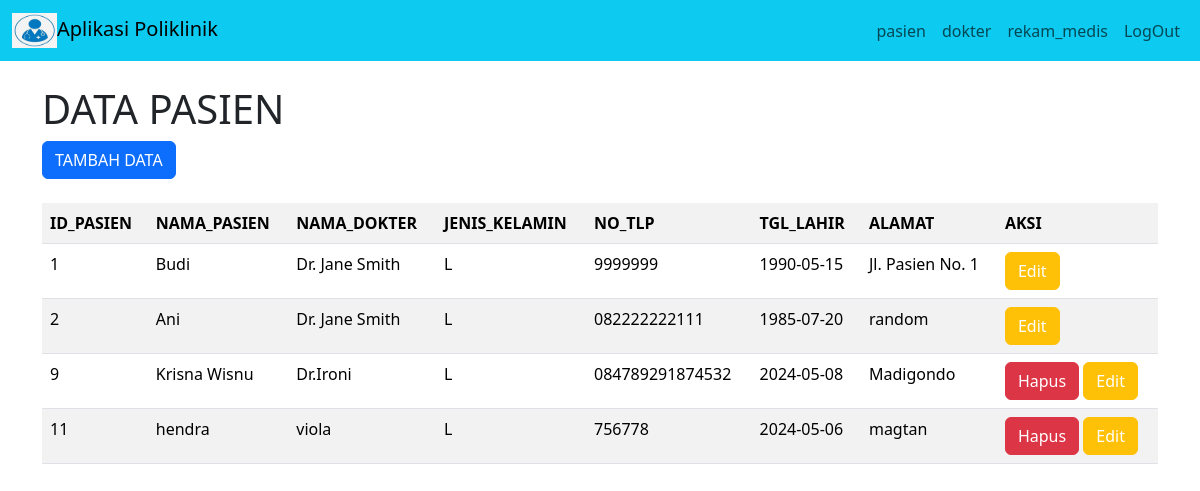
Screenshot of /?page=pasien/index with the database file from the repository.
### tables this page shows
CREATE TABLE `pasien` (
  `id_pasien` int(11) NOT NULL,
  `nama_pasien` varchar(255) DEFAULT NULL,
  `jenis_kelamin` char(1) DEFAULT NULL,
  `no_telp` varchar(15) DEFAULT NULL,
  `tanggal_lahir` date DEFAULT NULL,
  `alamat_pasien` varchar(255) DEFAULT NULL,
  `id_dokter` int(11) DEFAULT NULL
);

CREATE TABLE `dokter` (
  `id_dokter` int(11) NOT NULL,
  `nama_dokter` varchar(255) DEFAULT NULL,
  `spesialis` varchar(900) DEFAULT NULL,
  `no_telp_dokter` varchar(15) DEFAULT NULL,
  `alamat_dokter` varchar(255) DEFAULT NULL
);

### pasien/index.php (the view, shortened to what this page needs)
<?php
include "koneksi.php";
?>
<h1 class="mt-4">DATA PASIEN</h1>
<button class="btn btn-primary"><a href="?page=pasien/tambah" style="color: white;text-decoration:none">TAMBAH DATA</a></button>
<div class="mb-3">
<br>
<table class="table table-striped">
    <tr>
        <th>ID_PASIEN</th>
        <th>NAMA_PASIEN</th>
        <th>NAMA_DOKTER</th>
        <th>JENIS_KELAMIN</th>
        <th>NO_TLP</th>
        <th>TGL_LAHIR</th>
        <th>ALAMAT</th>
        <th>AKSI</th>
    </tr>
    <?php
    $query=mysqli_query($koneksi,"SELECT * FROM pasien");
    while($data=mysqli_fetch_array($query)){
        $id_dokter = $data['id_dokter'];
        $id_pasien = $data['id_pasien'];
    $query_2 = mysqli_query($koneksi, "SELECT * FROM dokter WHERE id_dokter = $id_dokter");
    $data_2 = mysqli_fetch_array($query_2);
    $query_3 = mysqli_query($koneksi, "SELECT * FROM rekammedis WHERE id_pasien = $id_pasien");
    $data_3 = mysqli_fetch_array($query_3);
    ?>
    <tr>
    <td><?php echo $data['id_pasien'] ?></td>
    <td><?php echo $data['nama_pasien'] ?></td>
    <td><?php echo $data_2['nama_dokter'] ?></td>
    <td><?php echo $data['jenis_kelamin'] ?></td>
    <td><?php echo $data['no_telp'] ?></td>
    <td><?php echo $data['tanggal_lahir'] ?></td>
    <td><?php echo $data['alamat_pasien'] ?></td>
    <td>
    <?php if (empty($data_3)) { ?>
      <button class="btn btn-danger"><a style="color: white;text-decoration:none" href="?page=pasien/hapus&id_pasien=<?php echo $data['id_pasien'] ?>">Hapus</a></button>
    <?php } ?>
    <button class="btn btn-warning"><a style="color: white;text-decoration:none" href="?page=pasien/edit&id_pasien=<?php echo $data['id_pasien'] ?>">Edit</a></button>
    </td>
    </tr>
    <?php
    }
    ?>
</table>

### index.php (shortened to what this page needs)
<!doctype html>
<html lang="en">
  <head>
    <link href="https://cdn.jsdelivr.net/npm/bootstrap@5.3.2/dist/css/bootstrap.min.css" rel="stylesheet">
    <nav class="navbar navbar-expand-lg bg-info">
<div class="container-fluid">
    <a class="navbar-brand" href="index.php"> <img src="1.jpg" alt="" width="45" height="35">Aplikasi Poliklinik</a>
    <div class="collapse navbar-collapse" id="navbarSupportedContent">
      <ul class="navbar-nav ms-auto mb-2 mb-lg-0">
        <li class="nav-item">
          <a class="nav-link" href="?page=pasien/index">pasien</a>
        </li>
        <li class="nav-item">
        <a class="nav-link" href="?page=dokter/index">dokter</a>
        </li>
        <li class="nav-item">
        <a class="nav-link" href="?page=rekam_medis/index">rekam_medis</a>
        </li>
        <li class="nav-item">
          <a class="nav-link" href="logout.php">LogOut</a>
        </li>
      </ul>
    </div>
  </div>
</nav>
<div class="container">
<?php
include "isi.php";
?>
</div>
</head>
  <body>
  </body>
</html>

### isi.php (shortened to what this page needs)
<?php
$page=htmlentities($_GET['page']);
$halaman="$page.php";
if(!file_exists($halaman) || empty($page)){
	include "home.php";
}else{
	include "$halaman";
}
?>

### rows the page displays
pasien: id_pasien "1", nama_pasien "Budi", id_dokter.nama_dokter "Dr. Jane Smith", jenis_kelamin "L", no_telp "9999999", tanggal_lahir "1990-05-15", alamat_pasien "Jl. Pasien No. 1"
pasien: id_pasien "2", nama_pasien "Ani", id_dokter.nama_dokter "Dr. Jane Smith", jenis_kelamin "L", no_telp "082222222111", tanggal_lahir "1985-07-20", alamat_pasien "random"
pasien: id_pasien "9", nama_pasien "Krisna Wisnu", id_dokter.nama_dokter "Dr.Ironi", jenis_kelamin "L", no_telp "084789291874532", tanggal_lahir "2024-05-08", alamat_pasien "Madigondo"
pasien: id_pasien "11", nama_pasien "hendra", id_dokter.nama_dokter "viola", jenis_kelamin "L", no_telp "756778", tanggal_lahir "2024-05-06", alamat_pasien "magtan"
